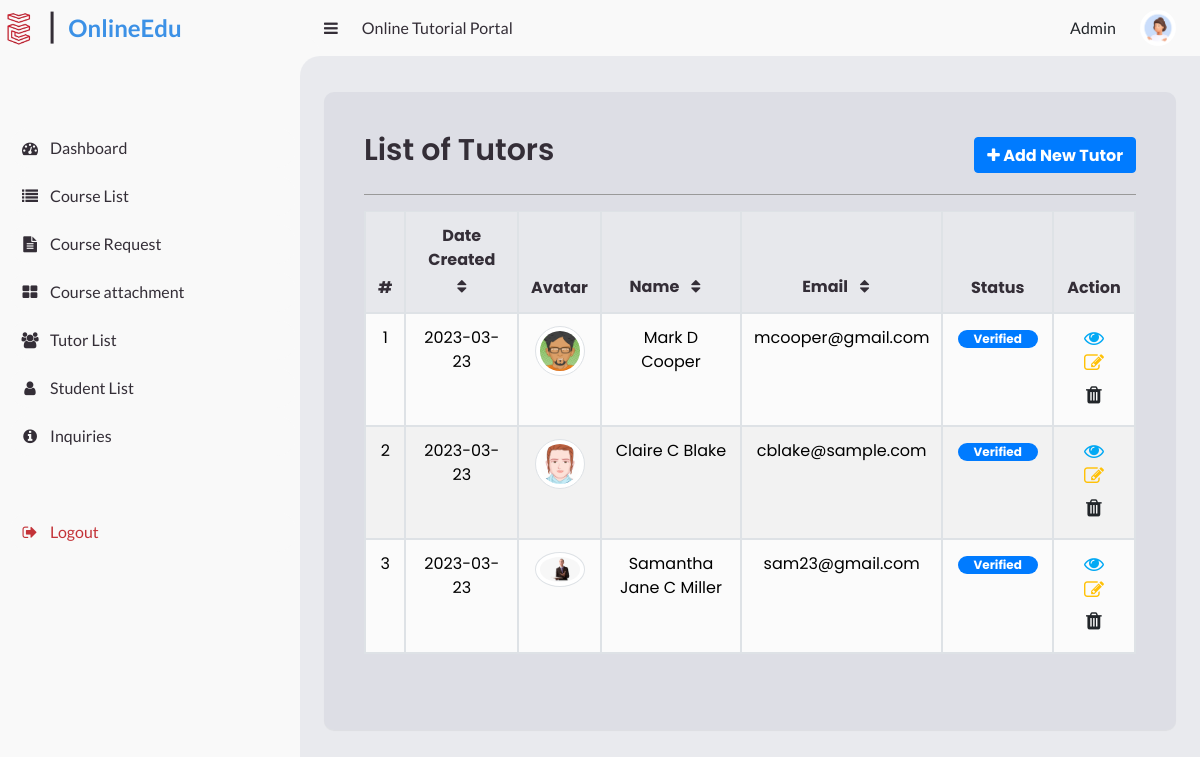
Page /admin/tutor-list.php (signed in) on the committed database.
### tables this page shows
CREATE TABLE `tutor_list` (
  `id` int(30) NOT NULL,
  `firstname` varchar(150) NOT NULL,
  `middlename` text DEFAULT NULL,
  `lastname` text NOT NULL,
  `email` text NOT NULL,
  `avtar` varchar(255) NOT NULL,
  `status` tinyint(1) NOT NULL DEFAULT 0 COMMENT '0 = inactive,\\r\\n1 = active,\\r\\n2 = Blocked\r\n',
  `delete_flag` tinyint(1) NOT NULL DEFAULT 0,
  `date_created` date NOT NULL,
  `date_updated` date NOT NULL
);

### admin/tutor-list.php (the view, shortened to what this page needs)
<?php
include_once('../php/database.php');
?>
<!DOCTYPE html>
<html lang="en">
<head>
    <link rel="stylesheet" href="https://cdnjs.cloudflare.com/ajax/libs/font-awesome/4.7.0/css/font-awesome.min.css">
    <link rel="stylesheet" href="https://cdn.jsdelivr.net/npm/bootstrap@4.6.2/dist/css/bootstrap.min.css">
    <link rel="stylesheet" href="../css/dashboard.css">
</head>
<body>
    <?php
    include('./header.php');
    ?>
    <section id="content">
        <main>
            <div class="courses">
                <div class="head-title">
                    <div class="left">
                        <h3>List of Tutors</h3>
                    </div>
                    <button type="button" class="btn" data-toggle="modal" data-target="#form">
                        <div class="right-plus" data-toggle="modal" data-target="#form">
                            <i class=" fa fa-plus"></i> Add New Tutor
                        </div>
                    </button>
                </div>
                <hr>
                <table class="table">
                    <colgroup>
                        <col width="5%">
                        <col width="17.5%">
                        <col width="10%">
                        <col width="22.5%">
                        <col width="19%">
                        <col width="15%">
                        <col width="11%">
                    </colgroup>
                    <thead>
                        <tr>
                            <th>#</th>
                            <th>Date Created<i class="fa fa-sort"></i></th>
                            <th>Avatar</th>
                            <th>Name<i class="fa fa-sort"></i></th>
                            <th>Email<i class="fa fa-sort"></i></th>
                            <th>Status</th>
                            <th>Action</th>
                        </tr>
                    </thead>
                    <tbody>
                        <?php
                        $qry = $conn->query("SELECT *, concat(firstname,' ', coalesce(concat(middlename,' '), '') , lastname) as `name` from `tutor_list` where delete_flag = 0 order by `id` asc ");
                        while ($row = $qry->fetch_assoc()):
                            ?>
                            <tr>
                                <td class="text-center">
                                    <?php echo $row['id']; ?>
                                </td>
                                <td>
                                    <?php echo date("Y-m-d ", strtotime($row['date_updated'])) ?>
                                </td>
                                <td>
                                    <img src="../images/avatars/<?php echo $row['avtar']; ?>" alt=""
                                        class="img-thumbnail rounded-circle tutor-avatar">
                                </td>
                                <td>
                                    <?php echo $row['name'] ?>
                                </td>
                                <td>
                                    <?php echo $row['email'] ?>
                                </td>
                                <td>
                                    <?php if ($row['status'] == 1): ?>
                                        <span class="badge badge-primary bg-gradient-primary px-3 rounded-pill">Verified</span>
                                    <?php elseif ($row['status'] == 0): ?>
                                        <span class="badge badge-secondary bg-gradient-secondary px-3 rounded-pill">Waiting for
                                            approval</span>
                                    <?php else: ?>
                                        <span class="badge badge-danger bg-gradient-danger px-3 rounded-pill">Blocked</span>
                                    <?php endif; ?>
                                </td>
                                <td>
                                    <div class="icons">
                                        <button class="view" class="btn" title="View" id="view" data-toggle="modal"
                                            type="button" data-id="<?php echo $row['id'] ?>"
                                            style="border:none; background-color:inherit">
                                            <a href="tutor_view.php?id=<?php
                                            echo $row['id'];
                                            ?>">
                                                <i style=" padding: 0.100rem 0.10rem;" class="fa fa-eye"></i>
                                            </a>
                                        </button>
                                    </div>
                                    <div class="icons">
                                        <button class="edit" class="btn" title="edit" id="edit" data-toggle="modal"
                                            type="button" data-id="<?php echo $row['id'] ?>"
                                            style="border:none; background-color:inherit">
                                            <a href="tutor_edit.php?id=<?php
                                            echo $row['id'];
                                            ?>">
                                                <i style=" padding: 0.100rem 0.10rem;" class="fa fa-edit"></i>
                                            </a>
                                        </button>
                                    </div>
                                    <div class="icons">
                                        <form method="POST">
                                            <button name="delete1" class="btn" title="Delete"
                                                data-id="<?php echo $row['id'] ?>"
                                                style="border:none; background-color:inherit">
                                                <i style=" padding: 0.100rem 0.10rem;" class="fa fa-trash"></i>
                                            </button>
                                        </form>
                                    </div>
                                </td>
                            </tr>
                        <?php endwhile; ?>
                    </tbody>
                </table>
            </div>
        </main>
    </section>
</body>
</html>

### css/dashboard.css (style rules this page uses)
* { margin: 0; padding: 0; box-sizing: border-box; }
a { text-decoration: none; }
:root { --poppins: "Poppins", sans-serif; --lato: "Lato", sans-serif; --light: #f9f9f9; --blue: #3c91e6; --light-blue: #cfe8ff; --grey: #ccced76c; --dark-grey: #aaaaaa; --dark: #342e37; --red: #c33338; --yellow: #ffce26; --light-yellow: #fff2c6; --orange: #fd7238; --light-orange: #ffe0d3; --blue2: #3c91e6 linear-gradient(180deg, #539de7, #406890); --violet: #001f3f linear-gradient(180deg, #26415c, #001f3f); --pink: #d81b60 linear-gradient(180deg, #de5889, #a23a60); --grey2: #ccced76c linear-gradient(180deg, #aaaaaa, #504c52); }
html { overflow-x: hidden; }
body { background: var(--grey); overflow-x: hidden; }
#content { position: relative; width: calc(100% - 300px); left: 300px; transition: 0.3s ease; }
#content main { width: 100%; padding: 36px 24px; font-family: var(--poppins); max-height: calc(100vh - 56px); overflow-y: auto; }
#content main .head-title { display: flex; align-items: center; justify-content: space-between; grid-gap: 16px; flex-wrap: wrap; }
.courses { background: var(--grey); color: var(--dark); padding: 40px; padding-bottom: 60px; border-radius: 10px; box-shadow: 0 1px 1px rgba(0, 0, 0, 0.05); }
.courses hr { background-color: var(--dark-grey); }
.courses .head-title .left h3 { float: left; display: flex; font-size: 30px; font-weight: 600; margin-bottom: 10px; color: var(--dark); }
.courses .head-title button { color: #fff; background-color: #007bff; border-color: #007bff; cursor: pointer; padding: 0.375rem 0.75rem; border-radius: 0.25rem; }
table { width: 100%; }
th, td { border: 2px solid #dee2e6; text-align: center; }
table.table td img { border: 1px solid #dee2e6; border-radius: 0.25rem; width: 50%; height: 50%; min-width: 50px; }
table.table th i { cursor: pointer; padding: 0.375rem 0.75rem; }
table.table th { color: var(--dark); background-color: var(--grey); }
tr:nth-child(even) { background-color: #f2f2f2; color: black; }
tr:nth-child(odd) { background-color: #fbfbfb; color: black; }
table.table td:last-child { width: 130px; }
table.table td .icons { display: inline-block; margin: 0 3px; }
table.table td .view i { color: #03a9f4; }
table.table td .edit i { color: #ffc107; }
table.table td i { font-size: 20px; cursor: pointer; }
.btn { font-weight: 700; height: 36px; -moz-user-select: none; -webkit-user-select: none; user-select: none; cursor: default; }

### rows in the picture
tutor_list: id "1", date_updated "2023-03-23", avtar (picture), name "Mark D Cooper", email "mcooper@gmail.com", status "Verified"
tutor_list: id "2", date_updated "2023-03-23", avtar (picture), name "Claire C Blake", email "cblake@sample.com", status "Verified"
tutor_list: id "3", date_updated "2023-03-23", avtar (picture), name "Samantha Jane C Miller", email "sam23@gmail.com", status "Verified"
